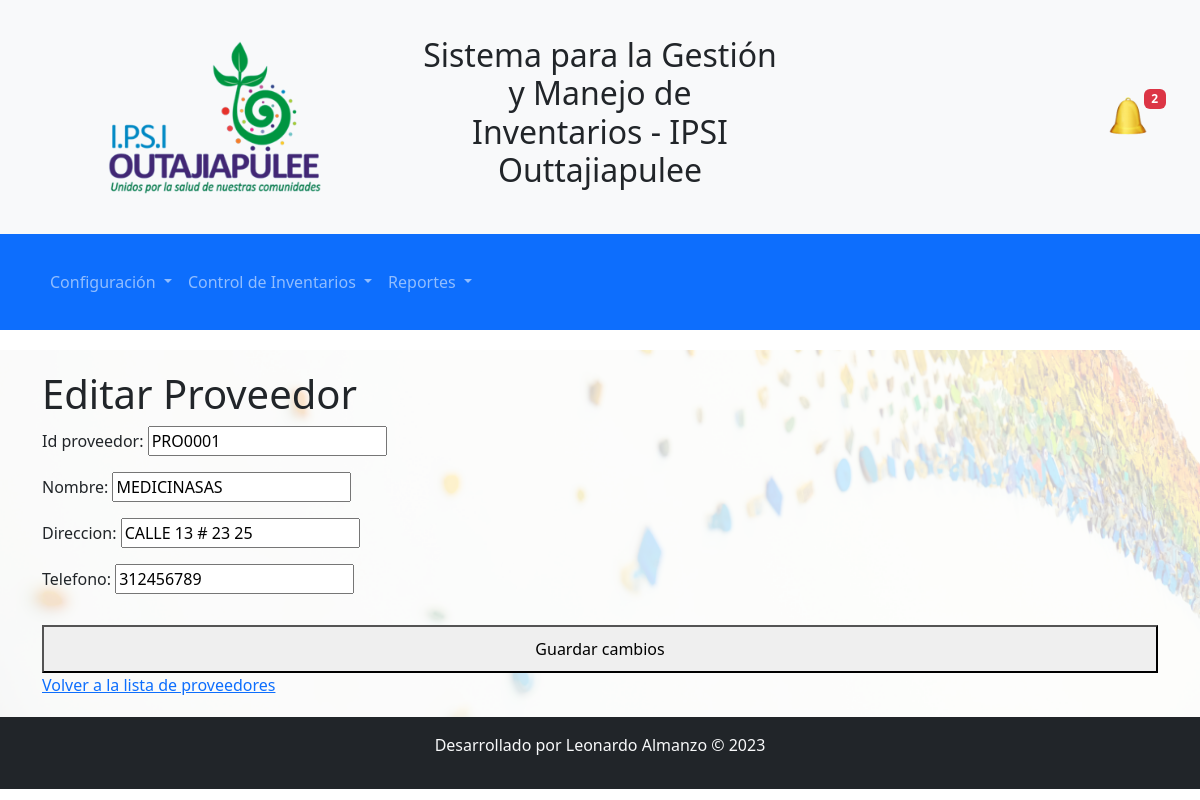
Screenshot of /accounts/editar_proveedor/PRO0001/ with the database file from the repository.
### control_inventarios/models.py (models this page shows, shortened)
class Proveedor(models.Model):
    id_proveedor = models.CharField(primary_key=True, max_length=13, unique=True)
    nombre = models.CharField(max_length=255)
    direccion = models.CharField(max_length=255)
    telefono = models.CharField(max_length=20)

### control_inventarios/views.py (the view)
# urls.py: path('editar_proveedor/<str:id_proveedor>/', views.editar_proveedor, name='editar_proveedor'),
def editar_proveedor(request, id_proveedor):
    proveedor = get_object_or_404(Proveedor, id_proveedor=id_proveedor)
    if request.method == 'POST':
        form = ProveedorForm(request.POST, instance=proveedor)
        if form.is_valid():
            form.save()
            return redirect('listar_proveedores')
    else:
        form = ProveedorForm(instance=proveedor)
    return render(request, 'control_inventarios/editar_proveedor.html', {'form': form, 'id_proveedor': id_proveedor})

### control_inventarios/forms.py
class ProveedorForm(forms.ModelForm):
    class Meta:
        model = Proveedor
        fields = '__all__'

### control_inventarios/templates/control_inventarios/editar_proveedor.html (shortened to what this page needs)
{% extends "base.html" %}
{% block content %}
  <h1>Editar Proveedor</h1>
  <form method="post" action="{% url 'editar_proveedor' id_proveedor=id_proveedor %}">
    {{ form.as_p }}
    <button type="submit">Guardar cambios</button>
  </form>
  <a href="{% url 'listar_proveedores' %}">Volver a la lista de proveedores</a>
{% endblock %}

### static/css/styles.css (style rules this page uses)
body { font-family: 'Roboto', sans-serif; background-color: #f8f9fa; }
form button { width: 100%; padding: 10px; margin-top: 15px; }

### rows the page displays
Proveedor: id_proveedor "PRO0001", nombre "MEDICINASAS", direccion "CALLE 13 # 23 25", telefono "312456789"
